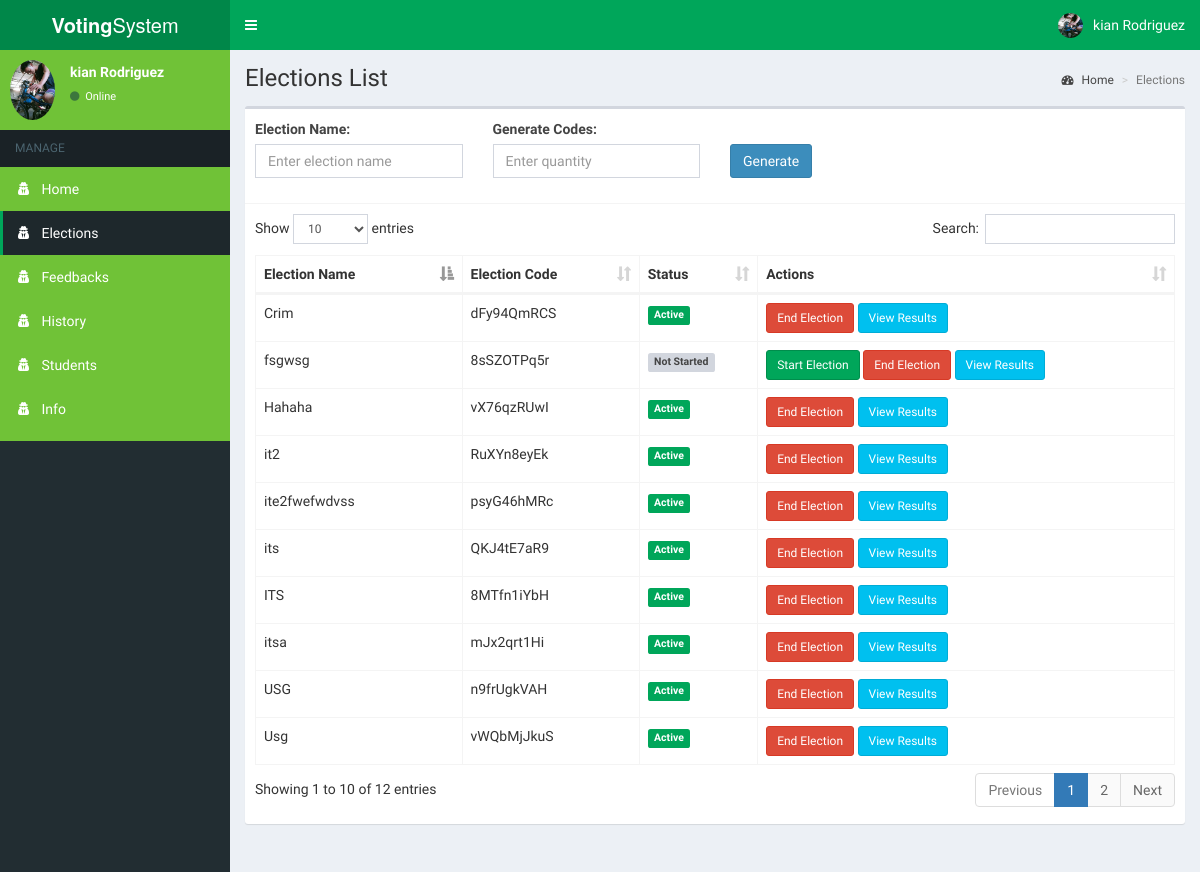
/admin/sub_admins.php (signed in), run on the app's committed database.
### tables this page shows
CREATE TABLE `elections` (
  `id` int(11) NOT NULL,
  `name` varchar(100) NOT NULL,
  `election_code` varchar(60) NOT NULL,
  `status` tinyint(1) DEFAULT 0,
  `end_time` datetime DEFAULT NULL
);

### admin/includes/session.php (called while the page is built, shortened)
<?php
	include 'includes/conn.php';
	if(!isset($_SESSION['admin']) || empty($_SESSION['admin'])) {
		header('location: index.php');
		exit();
	}
	 else {
		$sql = "SELECT * FROM admin WHERE id = '".$_SESSION['admin']."'";
		$query = $conn->query($sql);
		$user = $query->fetch_assoc();
	}
?>

### admin/sub_admins.php (the view, shortened to what this page needs)
<?php
include 'includes/session.php';
?>
<?php include 'includes/header.php'; ?>
<body class="hold-transition skin-green sidebar-mini">
<div class="wrapper">
  <?php include 'includes/navbar.php'; ?>
  <?php include 'includes/menubar1.php'; ?>
  <div class="content-wrapper">
    <section class="content-header">
      <h1>Elections List</h1>
      <ol class="breadcrumb">
        <li><a href="#"><i class="fa fa-dashboard"></i> Home</a></li>
        <li class="active">Elections</li>
      </ol>
    </section>
    <section class="content">
      <div class="row">
        <div class="col-xs-12">
          <div class="box">
            <div class="box-header with-border">
              <form action="" method="post">
                <div class="row">
                  <div class="col-md-3">
                    <div class="form-group">
                      <label>Election Name:</label>
                      <input type="text" name="election_name" class="form-control" placeholder="Enter election name" required>
                    </div>
                  </div>
                  <div class="col-md-3">
                    <div class="form-group">
                      <label>Generate Codes:</label>
                      <input type="number" name="quantity" class="form-control" placeholder="Enter quantity" required>
                    </div>
                  </div>
                  <div class="col-md-2">
                    <div class="form-group">
                      <button type="submit" name="generate" class="btn btn-primary" style="margin-top: 25px;">Generate</button>
                    </div>
                  </div>
                </div>
              </form>
            </div>
            <div class="box-body" style="overflow-x: auto;">
              <table id="example1" class="table table-bordered">
                <thead>
                  <tr>
                    <th>Election Name</th>
                    <th>Election Code</th>
                    <th>Status</th>
                    <th>Actions</th>
                  </tr>
                </thead>
                <tbody>
                  <?php
                    $sql = "SELECT * FROM elections";
                    $result = $conn->query($sql);
                    if ($result->num_rows > 0) {
                      while ($row = $result->fetch_assoc()) {
                        $status = ($row['status'] == 1) ? '<span class="label label-success">Active</span>' : '<span class="label label-default">Not Started</span>';
                        $election_code = $row['election_code'];
                        echo "
                          <tr>
                            <td>" . $row['name'] . "</td>
                            <td>" . $election_code . "</td>
                            <td>" . $status . "</td>
                            <td>";
                        if ($row['status'] == 0) {
                          echo "
                            <form method='POST' action='' style='display:inline;'>
                              <input type='hidden' name='election_id' value='" . $row['id'] . "'>
                              <button type='submit' name='start_election' class='btn btn-success btn-sm'>Start Election</button>
                            </form> ";
                        }
                        echo "
                            <form method='POST' action='' style='display:inline;' onsubmit='return confirm(\"Are you sure you want to end this election? All data will be archived.\");'>
                              <input type='hidden' name='election_id' value='" . $row['id'] . "'>
                              <button type='submit' name='end_election' class='btn btn-danger btn-sm'>End Election</button>
                            </form>
                            <form method='GET' action='result.php' style='display:inline;'>
                              <input type='hidden' name='election_id' value='" . $row['id'] . "'>
                              <button type='submit' class='btn btn-info btn-sm'>View Results</button>
                            </form>
                            </td>
                          </tr>";
                      }
                    } else {
                      echo "<tr><td colspan='4'>No elections found</td></tr>";
                    }
                  ?>
                </tbody>
              </table>
            </div>
          </div>
        </div>
      </div>
    </section>
  </div>
</div>
</body>
</html>

### admin/includes/navbar.php (shortened to what this page needs)
<header class="main-header">
  <a href="#" class="logo">
    <span class="logo-lg"><b>Voting</b>System</span>
  </a>
  <nav class="navbar navbar-static-top">
    <a href="#" class="sidebar-toggle" data-toggle="push-menu" role="button">
    </a>
    <div class="navbar-custom-menu">
      <ul class="nav navbar-nav">
        <li class="dropdown user user-menu">
          <a href="#" class="dropdown-toggle" data-toggle="dropdown">
            <img src="<?php echo (!empty($user['photo'])) ? '../images/'.$user['photo'] : '../images/profile.jpg'; ?>" class="user-image" alt="User Image">
            <span class="hidden-xs"><?php echo $user['firstname'].' '.$user['lastname']; ?></span>
          </a>
        </li>
      </ul>
    </div>
  </nav>
</header>

### admin/includes/menubar1.php (shortened to what this page needs)
<aside class="main-sidebar">
  <section class="sidebar" style="background-color: #70C237; color: #fff;">
    <div class="user-panel">
      <div class="pull-left image">
        <img src="<?php echo (!empty($user['photo'])) ? '../images/'.$user['photo'] : '../images/profile.jpg'; ?>" class="img-circle" alt="User Image">
      </div>
      <div class="pull-left info">
        <p><?php echo $user['firstname'].' '.$user['lastname']; ?></p>
        <a><i class="fa fa-circle text-success"></i> Online</a>
      </div>
    </div>
    <ul class="sidebar-menu" data-widget="tree">
      <li class="header">MANAGE</li>
      <li class=""><a href="home.php" style="color: #fff;"><i class="fa fa-user-secret"></i> <span>Home</span></a></li>
      <li class=""><a href="sub_admins.php" style="color: #fff;"><i class="fa fa-user-secret"></i> <span>Elections</span></a></li>
      <li class=""><a href="feedback.php" style="color: #fff;"><i class="fa fa-user-secret"></i> <span>Feedbacks</span></a></li>
      <li class=""><a href="history.php" style="color: #fff;"><i class="fa fa-user-secret"></i> <span>History</span></a></li>
      <li class=""><a href="students.php" style="color: #fff;"><i class="fa fa-user-secret"></i> <span>Students</span></a></li>
      <li class=""><a href="info.php" style="color: #fff;"><i class="fa fa-user-secret"></i> <span>Info</span></a></li>
  </ul>
  </section>
</aside>

### data on the page
elections: name "its", election_code "QKJ4tE7aR9", status "Active"
elections: name "itsa", election_code "mJx2qrt1Hi", status "Active"
elections: name "ITS", election_code "8MTfn1iYbH", status "Active"
elections: name "USG", election_code "n9frUgkVAH", status "Active"
elections: name "ite2fwefwdvss", election_code "psyG46hMRc", status "Active"
elections: name "Usg", election_code "vWQbMjJkuS", status "Active"
elections: name "Hahaha", election_code "vX76qzRUwI", status "Active"
elections: name "it2", election_code "RuXYn8eyEk", status "Active"
elections: name "Crim", election_code "dFy94QmRCS", status "Active"
elections: name "fsgwsg", election_code "8sSZOTPq5r", status "Not Started"

### other printed values
$user['firstname'] "kian"
$user['lastname'] "Rodriguez"
